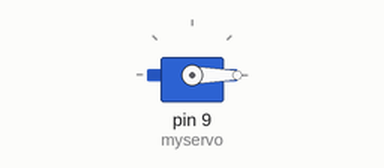
Recording of a sketch running on a simulated Arduino Uno, built with avr-gcc and run on an emulated ATmega328P. Shown: servo.

Above: at 0.05 s.
At 32.45 s:
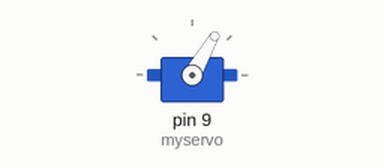
Timing chart, 0 to 42.3 s (numbered marks = the images above):
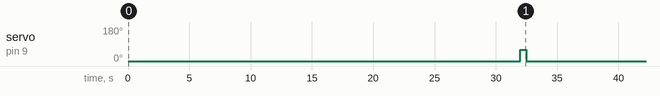

The sketch:

servo.ino
```cpp
#include <Servo.h>
Servo myservo;
void setup()
{
myservo.attach(9);
}
void loop()
{
myservo.write(0);
delay(32000);
myservo.write(60);
delay(500);
}
```

Measured:
- by itself, servo on pin 9 (myservo): alternates 60° for 0.50 s and 0° for 32.0 s
